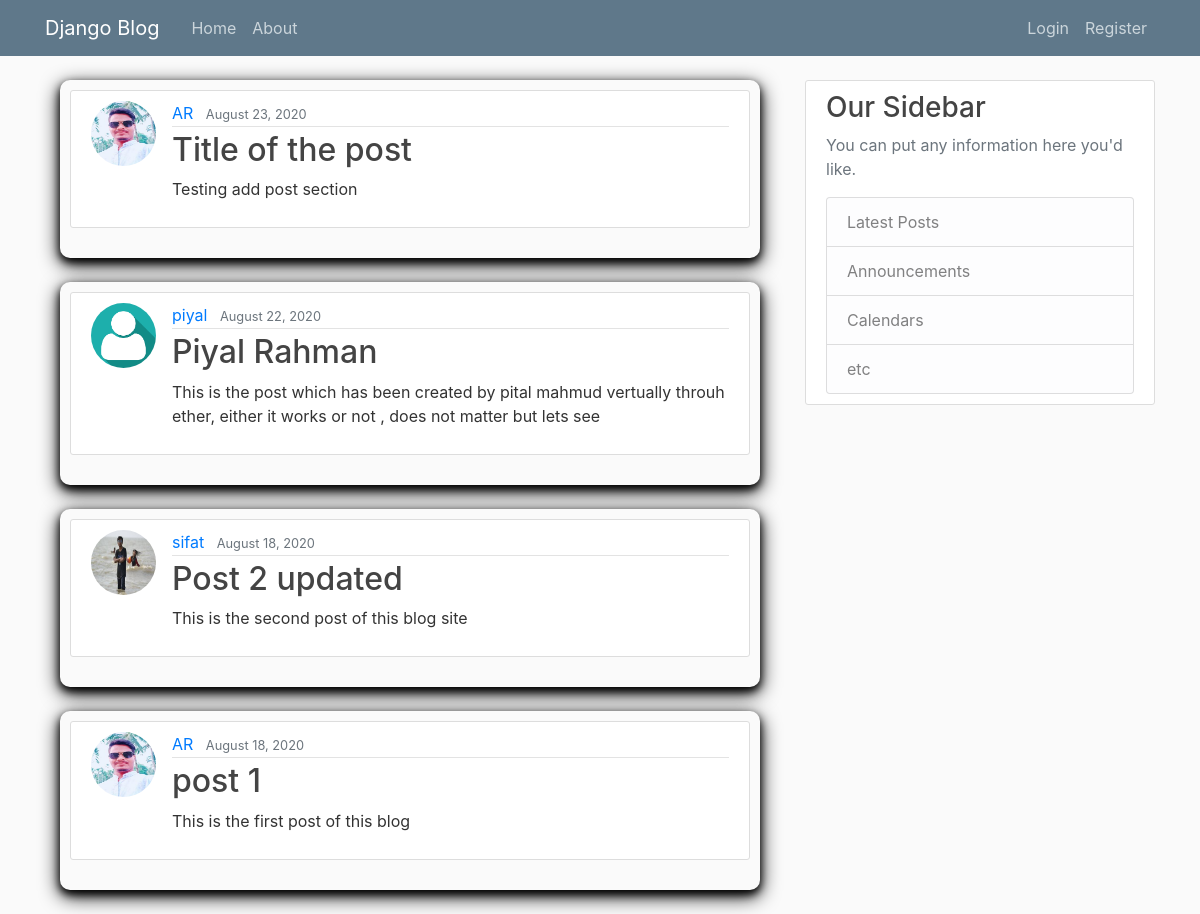
The app's page /, older data.
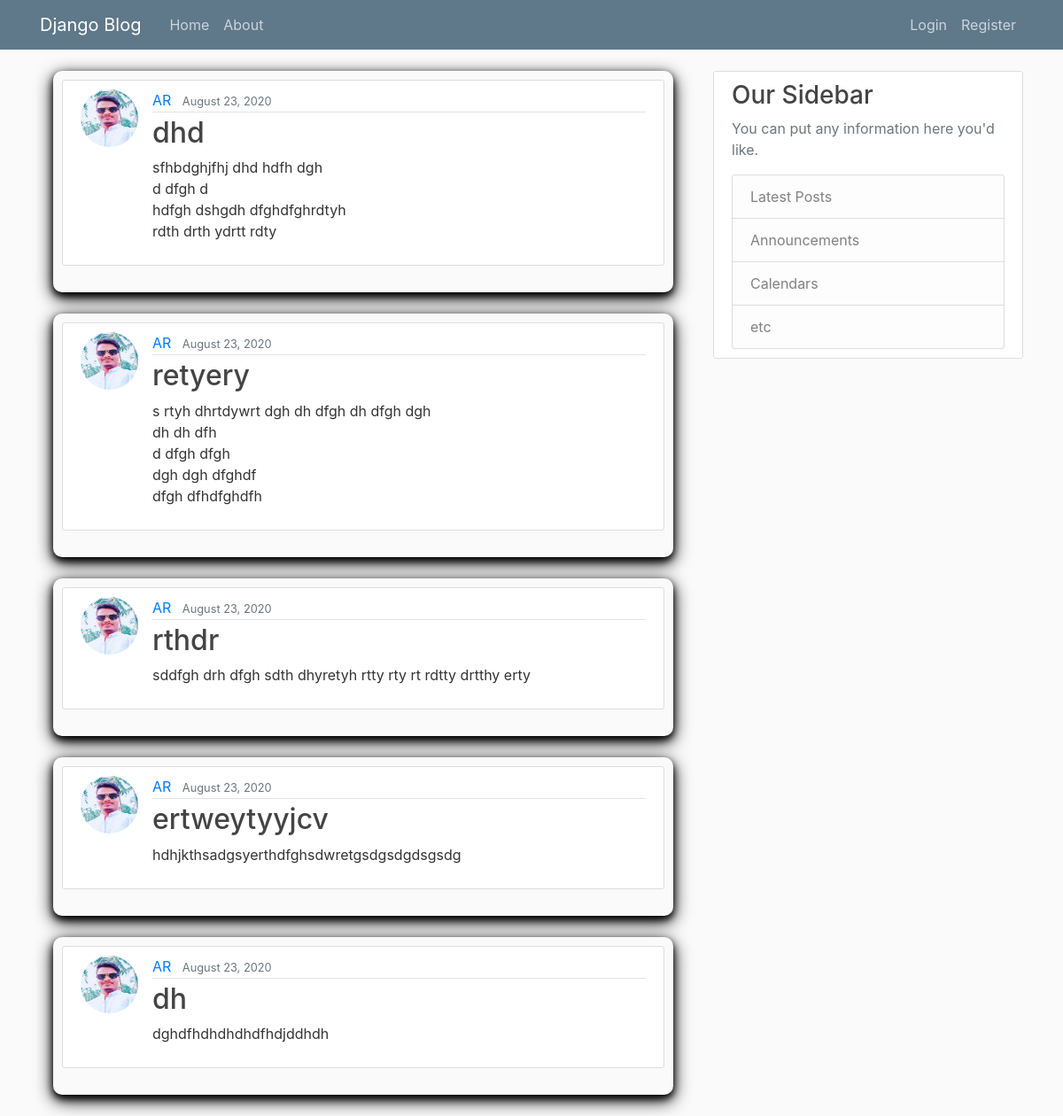
The same page, newer data.
### blog/models.py (models this page shows, shortened)
class Post(models.Model):
    title = models.CharField(max_length=100)
    content = models.TextField()
    date_posted = models.DateTimeField(default=timezone.now)
    author = models.ForeignKey(User, on_delete=models.CASCADE)

### users/models.py (models this page shows, shortened)
class Profile(models.Model):
    user = models.OneToOneField(User, on_delete=models.CASCADE)
    image = models.ImageField(default='default.jpg', upload_to='profile_pics')

### blog/views.py (the view)
# urls.py: path('', PostListView.as_view(), name='blog-home'),
class PostListView(ListView):
    model = Post
    template_name = 'blog/home.html'
    context_object_name = 'posts'
    ordering = ['-date_posted']
    paginate_by = 5

### blog/templates/blog/home.html (shortened to what this page needs)
{% extends 'blog/base.html' %}
{% block content %}
    {% for post in posts %}
        <div class="container">
            <div class="d-flex justify-content-center h-100">
                <div class="user_card mb-4">
                    <article class="media content-section">
                        <img class="rounded-circle article-img" src="{{ post.author.profile.image.url }}" alt="">
                        <div class="media-body">
                            <div class="article-metadata">
                                <a class="mr-2" href="#">{{ post.author }}</a>
                                <small class="text-muted">{{ post.date_posted|date:"F d, Y" }}</small>
                            </div>
                            <h2><a class="article-title" href="{% url 'post-detail' post.id %}">{{ post.title }}</a></h2>
                            <p class="article-content">{{ post.content }}</p>
                        </div>
                    </article>
                </div>
            </div>
        </div>
    {% endfor %}
{% endblock content %}

Row changes from the older to the newer data that the page shows:
no longer on this page (row unchanged): Post: author.profile.image (picture), author "AR", date_posted "August 23, 2020", title "Title of the post", content "Testing add post section"
no longer on this page (row unchanged): Post: author.profile.image (placeholder picture), author "piyal", date_posted "August 22, 2020", title "Piyal Rahman", content "This is the post which has been created by pital mahmud vertually throuh ether, either it works or not , does not matter but lets see"
no longer on this page (row unchanged): Post: author.profile.image (picture), author "sifat", date_posted "August 18, 2020", title "Post 2 updated", content "This is the second post of this blog site"
no longer on this page (row unchanged): Post: author.profile.image (picture), author "AR", date_posted "August 18, 2020", title "post 1", content "This is the first post of this blog"
added Post: author.profile.image (picture), author "AR", date_posted "August 23, 2020", title "dhd", content "sfhbdghjfhj dhd hdfh dgh d dfgh d hdfgh dshgdh dfghdfghrdtyh rdth drth ydrtt rdty"
added Post: author.profile.image (picture), author "AR", date_posted "August 23, 2020", title "retyery", content "s rtyh dhrtdywrt dgh dh dfgh dh dfgh dgh dh dh dfh d dfgh dfgh dgh dgh dfghdf dfgh dfhdfghdfh"
added Post: author.profile.image (picture), author "AR", date_posted "August 23, 2020", title "rthdr", content "sddfgh drh dfgh sdth dhyretyh rtty rty rt rdtty drtthy erty"
added Post: author.profile.image (picture), author "AR", date_posted "August 23, 2020", title "ertweytyyjcv", content "hdhjkthsadgsyerthdfghsdwretgsdgsdgdsgsdg"
added Post: author.profile.image (picture), author "AR", date_posted "August 23, 2020", title "dh", content "dghdfhdhdhdhdfhdjddhdh"
